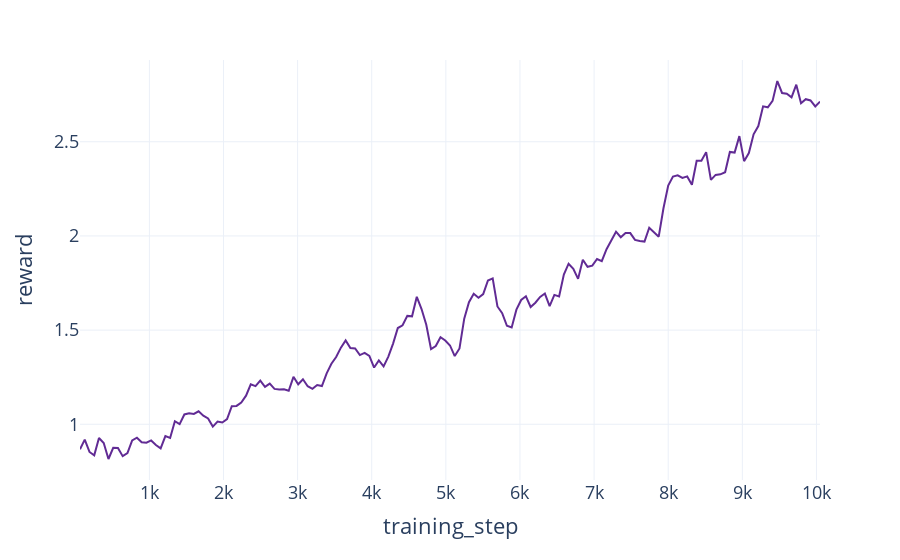

Notebook code for this chart:
### Markdown cell above
### Masked actions

### Code cell
maskable_training_reward = pl.read_csv(
    "../presentation_data/plotting/PPO_best_maskable_reward_env=l2rpn_case14_sandbox_iterations=10000_2025-09-14_20_37_50_PPO_1.csv"
)
fig = px.line(
    maskable_training_reward,
    x="Step",
    y="Value",
    labels={
        "Step": "training_step",
        "Value": "reward",
    },
    template=THEME,
)
fig.update_xaxes({"title": {"font": {"size": 22}}, "tickfont": {"size": 18}})
fig.update_yaxes({"title": {"font": {"size": 22}}, "tickfont": {"size": 18}})
fig.update_traces(line_color="#612b94")

### Figure 1 — Plotly figure (JSON) as saved in the notebook; plotly's stock layout.template omitted (floating-point values rounded to 4 significant figures; data arrays with more than 128 entries replaced by an {"elided": "..."} marker saying what was removed)
{"data": [{"hovertemplate": "training_step=%{x}<br>reward=%{y}<extra></extra>", "legendgroup": "", "line": {"color": "#612b94", "dash": "solid"}, "marker": {"symbol": "circle"}, "mode": "lines", "name": "", "orientation": "v", "showlegend": false, "type": "scatter", "x": {"elided": "157 int values"}, "xaxis": "x", "y": {"elided": "157 float values"}, "yaxis": "y"}], "layout": {"legend": {"tracegroupgap": 0}, "margin": {"t": 60}, "xaxis": {"anchor": "y", "domain": [0, 1], "tickfont": {"size": 18}, "title": {"font": {"size": 22}, "text": "training_step"}}, "yaxis": {"anchor": "x", "domain": [0, 1], "tickfont": {"size": 18}, "title": {"font": {"size": 22}, "text": "reward"}}}}
